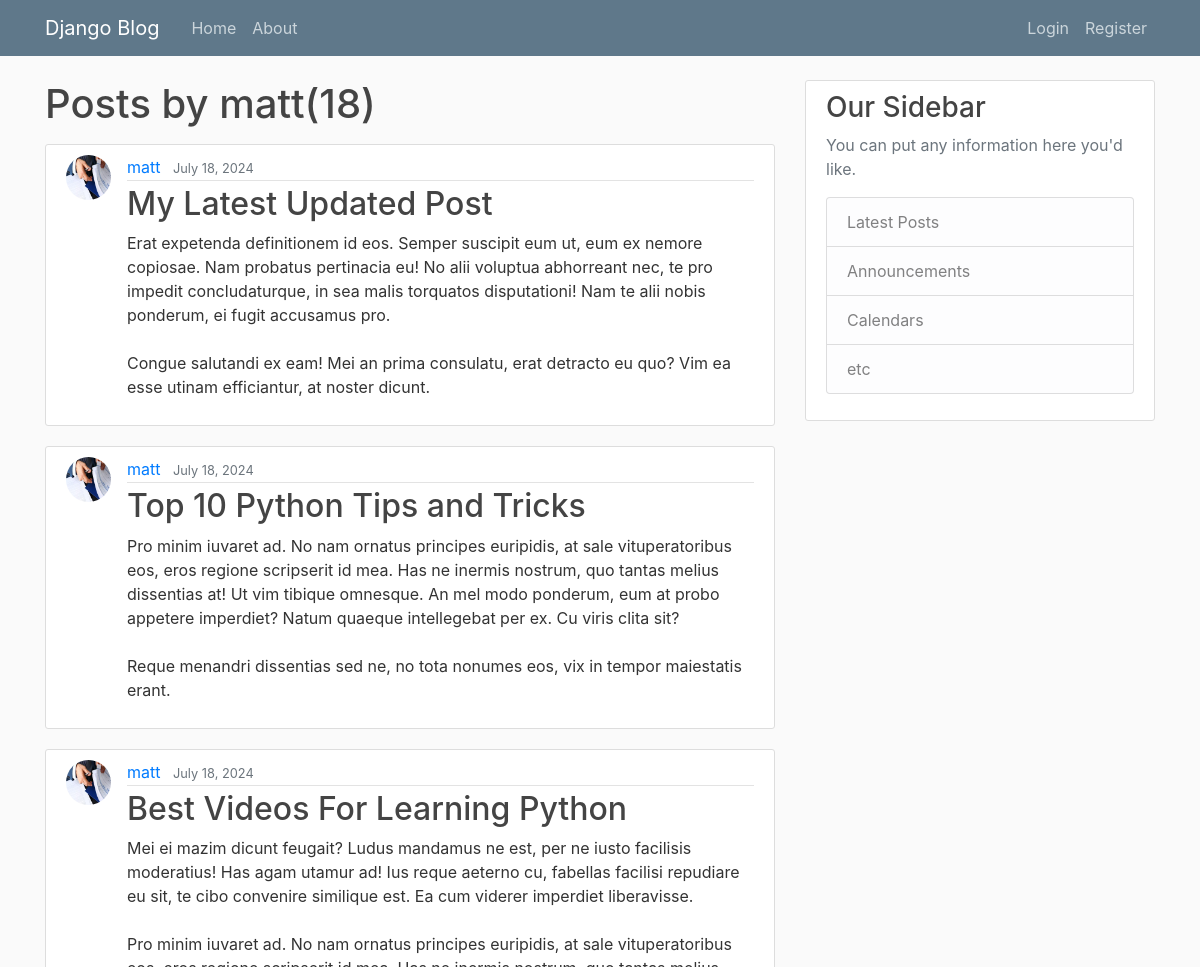
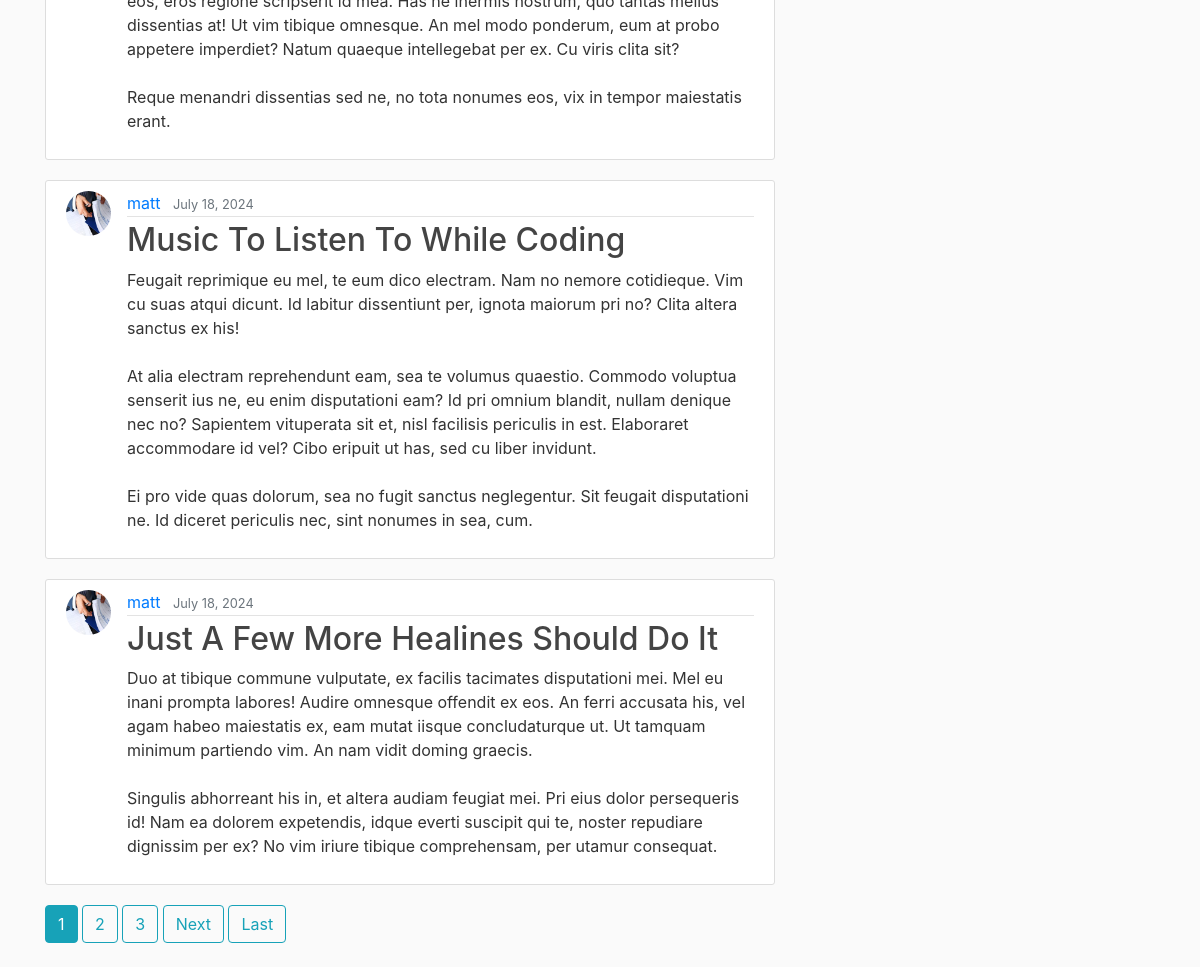
/user/matt/, run on the app's committed database (2 pictures, top to bottom).
### blog/models.py (models this page shows, shortened)
class Post(models.Model):
    title = models.CharField(max_length=100)
    content = models.TextField()
    date_posted = models.DateTimeField(default = timezone.now)
    author = models.ForeignKey(User, on_delete=models.CASCADE)

### users/models.py (models this page shows, shortened)
class Profile(models.Model):
    user = models.OneToOneField(User, on_delete=models.CASCADE)
    image = models.ImageField(default='default.png', upload_to='profile_pics')

### blog/views.py (the view)
# urls.py: path('user/<str:username>/', UserPostListView.as_view(), name='user-posts'),
class UserPostListView(ListView):
    model= Post
    template_name = 'blog/user_post.html' #<app>/<model>_<viewtype>.html
    context_object_name = 'posts'
    paginate_by = 5
    def get_queryset(self):
        user = get_object_or_404(User, username=self.kwargs.get('username'))
        return Post.objects.filter(author=user).order_by('-date_posted')

### blog/templates/blog/user_post.html (shortened to what this page needs)
{% extends "blog/base.html" %}
{% block content %}
<h1 class="mb-3">Posts by {{ view.kwargs.username }}({{page_obj.paginator.count}})</h1>
    {% for post in posts %}
        <article class="media content-section">
            <img class="rounded-circle article-img" src="{{post.author.profile.image.url}}" alt="The author image of this post">
            <div class="media-body">
                <div class="article-metadata">
                <a class="mr-2" href="{% url 'user-posts' post.author.username %}">{{ post.author }}</a>
                <small class="text-muted">{{ post.date_posted|date:"F d, Y" }}</small>
                </div>
                <h2><a class="article-title" href="{% url 'post-detail' post.id %}">{{ post.title }}</a></h2>
                <p class="article-content">{{ post.content }}</p>
            </div>
        </article>
    {% endfor %}
    {% if is_paginated %}
        {% for num in page_obj.paginator.page_range %}
            {%if page_obj.number == num %}
                <a class="btn btn-info mb-4" href="?page={{num}}">{{ num }}</a>
            {% elif num > page_obj.number|add:'-3' and num < page_obj.number|add:'3' %}
                <a class="btn btn-outline-info mb-4" href="?page={{num}}">{{ num }}</a>
            {% endif%}
        {% endfor%}
         {% if page_obj.has_next %}
            <a class="btn btn-outline-info mb-4" href="?page={{ page_obj.next_page_number}}">Next</a>
            <a class="btn btn-outline-info mb-4" href="?page={{page_obj.paginator.num_pages}}">Last</a>
        {% endif %}
    {% endif%}
{% endblock %}

### blog/static/blog/main.css (style rules this page uses)
body { background: #fafafa; color: #333333; margin-top: 5rem; }
h1, h2, h3, h4, h5, h6 { color: #444444; }
.content-section { background: #ffffff; padding: 10px 20px; border: 1px solid #dddddd; border-radius: 3px; margin-bottom: 20px; }
.article-title { color: #444444; }
.article-content { white-space: pre-line; }
.article-img { height: 45px; width: 45px; margin-right: 16px; }
.article-metadata { padding-bottom: 1px; margin-bottom: 4px; border-bottom: 1px solid #e3e3e3 }

### data on the page
Post: author.profile.image (picture), author "matt", date_posted "July 18, 2024", title "My Latest Updated Post", content "Erat expetenda definitionem id eos. Semper suscipit eum ut, eum ex nemore copiosae. Nam probatus pertinacia eu! No alii voluptua abhorreant nec, te pro impedit concludaturque, in sea malis torquatos disputationi! Nam te alii nobis ponderum, ei fugit accusamus pro. Congue salutandi ex eam! Mei an prima consulatu, erat detracto eu quo? Vim ea esse utinam efficiantur, at noster dicunt."
Post: author.profile.image (picture), author "matt", date_posted "July 18, 2024", title "Top 10 Python Tips and Tricks", content "Pro minim iuvaret ad. No nam ornatus principes euripidis, at sale vituperatoribus eos, eros regione scripserit id mea. Has ne inermis nostrum, quo tantas melius dissentias at! Ut vim tibique omnesque. An mel modo ponderum, eum at probo appetere imperdiet? Natum quaeque intellegebat per ex. Cu viris clita sit? Reque menandri dissentias sed ne, no tota nonumes eos, vix in tempor maiestatis erant."
Post: author.profile.image (picture), author "matt", date_posted "July 18, 2024", title "Best Videos For Learning Python", content "Mei ei mazim dicunt feugait? Ludus mandamus ne est, per ne iusto facilisis moderatius! Has agam utamur ad! Ius reque aeterno cu, fabellas facilisi repudiare eu sit, te cibo convenire similique est. Ea cum viderer imperdiet liberavisse. Pro minim iuvaret ad. No nam ornatus principes euripidis, at sale vituperatoribus eos, eros regione scripserit id mea. Has ne inermis nostrum, quo tantas melius dissentias at! Ut vim tibique omnesque. An mel modo ponderum, eum at probo appetere imperdiet? Natum quaeque intellegebat per ex. Cu viris clita sit? Reque menandri dissentias sed ne, no tota nonumes eos, vix in tempor maiestatis erant."
Post: author.profile.image (picture), author "matt", date_posted "July 18, 2024", title "Music To Listen To While Coding", content "Feugait reprimique eu mel, te eum dico electram. Nam no nemore cotidieque. Vim cu suas atqui dicunt. Id labitur dissentiunt per, ignota maiorum pri no? Clita altera sanctus ex his! At alia electram reprehendunt eam, sea te volumus quaestio. Commodo voluptua senserit ius ne, eu enim disputationi eam? Id pri omnium blandit, nullam denique nec no? Sapientem vituperata sit et, nisl facilisis periculis in est. Elaboraret accommodare id vel? Cibo eripuit ut has, sed cu liber invidunt. Ei pro vide quas dolorum, sea no fugit sanctus neglegentur. Sit feugait disputationi ne. Id diceret periculis nec, sint nonumes in sea, cum."
Post: author.profile.image (picture), author "matt", date_posted "July 18, 2024", title "Just A Few More Healines Should Do It", content "Duo at tibique commune vulputate, ex facilis tacimates disputationi mei. Mel eu inani prompta labores! Audire omnesque offendit ex eos. An ferri accusata his, vel agam habeo maiestatis ex, eam mutat iisque concludaturque ut. Ut tamquam minimum partiendo vim. An nam vidit doming graecis. Singulis abhorreant his in, et altera audiam feugiat mei. Pri eius dolor persequeris id! Nam ea dolorem expetendis, idque everti suscipit qui te, noster repudiare dignissim per ex? No vim iriure tibique comprehensam, per utamur consequat."

### other printed values
{{ view.kwargs.username }} "matt"
{{ page_obj.paginator.count }} "18"
{{ num }} "1"
{{ num }} "2" "3"
